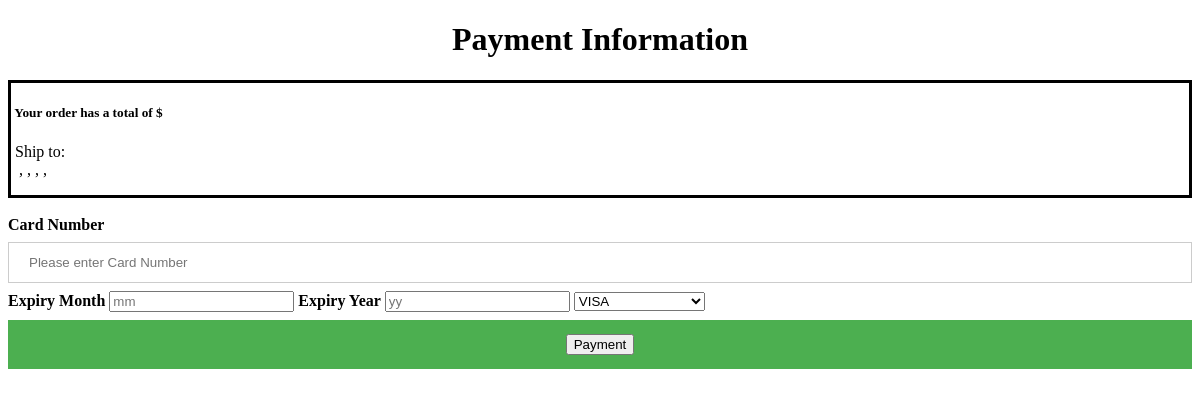
Page /paymentPage.php (signed in) on the earlier database version.
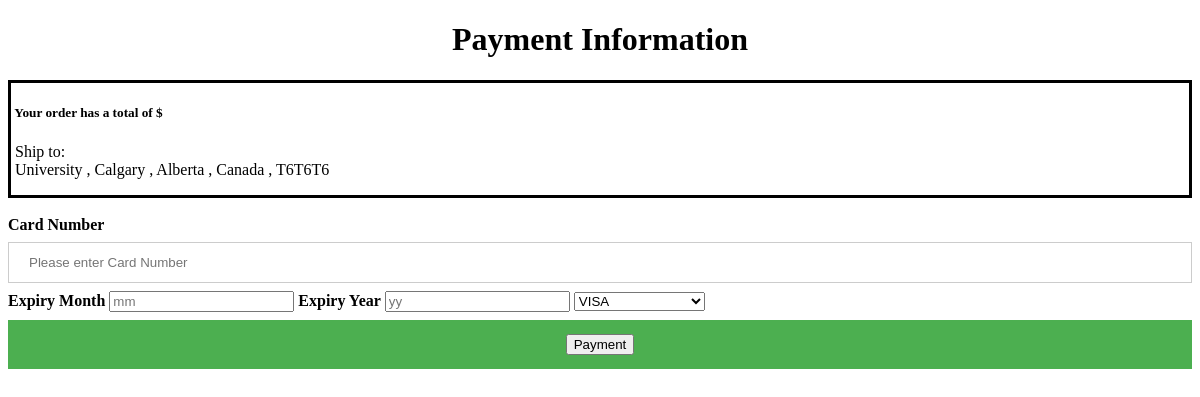
Same page on the later database version.
### tables this page shows
CREATE TABLE `customers` (
  `username` varchar(30) NOT NULL,
  `first_name` varchar(15) NOT NULL,
  `middle_name` varchar(15) NOT NULL,
  `last_name` varchar(20) NOT NULL,
  `street_name` varchar(30) NOT NULL,
  `city` text NOT NULL,
  `province` text NOT NULL,
  `country` text NOT NULL,
  `postal_code` varchar(15) NOT NULL,
  `password` varchar(35) NOT NULL,
  `shopping_cart_items` int(3) NOT NULL
);

### paymentPage.php (the view, shortened to what this page needs)
<!DOCTYPE html>
<html>
<head>
<link rel="stylesheet" href="login.css">
</head>
<body>
  <h1>Payment Information</h1>
  <?php
	$servername = "localhost";
	$username = "project";
	$password = "databases";
	$dbname = "finalProject";
	$uname=$_SESSION['username'];
	$conn = new mysqli($servername, $username, $password, $dbname);
	$sql = "SELECT * FROM customers WHERE username='$uname'";
	$result = mysqli_query($conn, $sql);
	$temp = mysqli_fetch_assoc($result);
	$RunningTotal = $_SESSION['RunningTotal'];
	echo "<div style=\"border-style: solid\"><h5>&nbsp;Your order has a total of \$$RunningTotal</h5>
	<p>&nbsp;Ship to: <br>&nbsp;$temp[street_name] , $temp[city] , $temp[province] , $temp[country] , $temp[postal_code]</p>
	</div><br>";
  ?>
  <form action="processPayment.php" method="POST">
      <label for="cardNumber"><b>Card Number</b></label>
      <input type="text" placeholder="Please enter Card Number" name="cardNumber" maxlength="16" required>
      <label for="expiry_month"><b>Expiry Month</b></label>
      <input type="number"  placeholder="mm" name="expiry_month" maxlength="2" required>
      <label for="expiry_year"><b>Expiry Year</b></label>
      <input type="number" placeholder="yy" name="expiry_year" maxlength="2" required>
    <select name="cardType">
  		<option value="VISA">VISA</option>
	</select>
    <button type="submit"><input type="submit" name="commit" value="Payment"></button>
  </form>
</body>
</html>

### login.css (style rules this page uses)
h1 { text-align: center; }
input[type=text], input[type=password] { width: 100%; padding: 12px 20px; margin: 8px 0; display: inline-block; border: 1px solid #ccc; box-sizing: border-box; }
button { background-color: #4CAF50; color: white; padding: 14px 20px; margin: 8px 0; border: none; cursor: pointer; width: 100%; }

Differences in the rows shown:
added customers: street_name "University", city "Calgary", province "Alberta", country "Canada", postal_code "T6T6T6"
